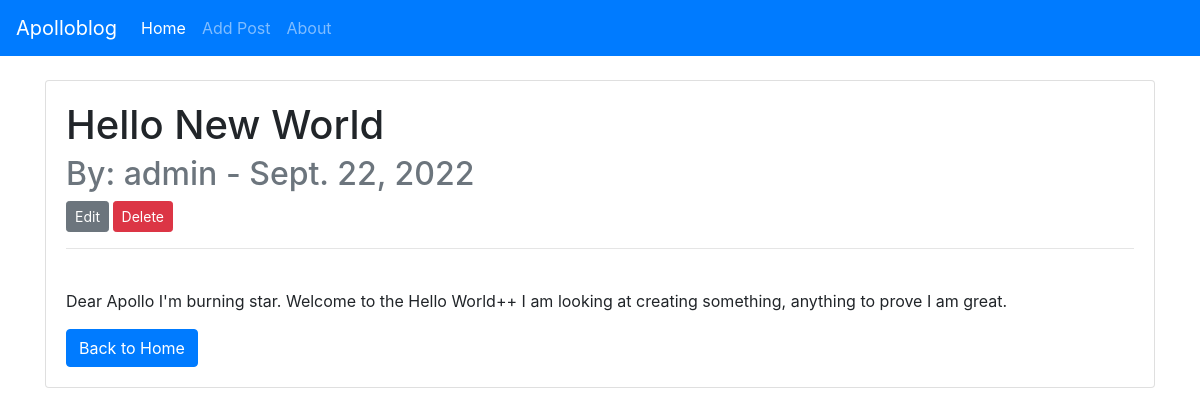
Page /article/9 on the earlier database version.
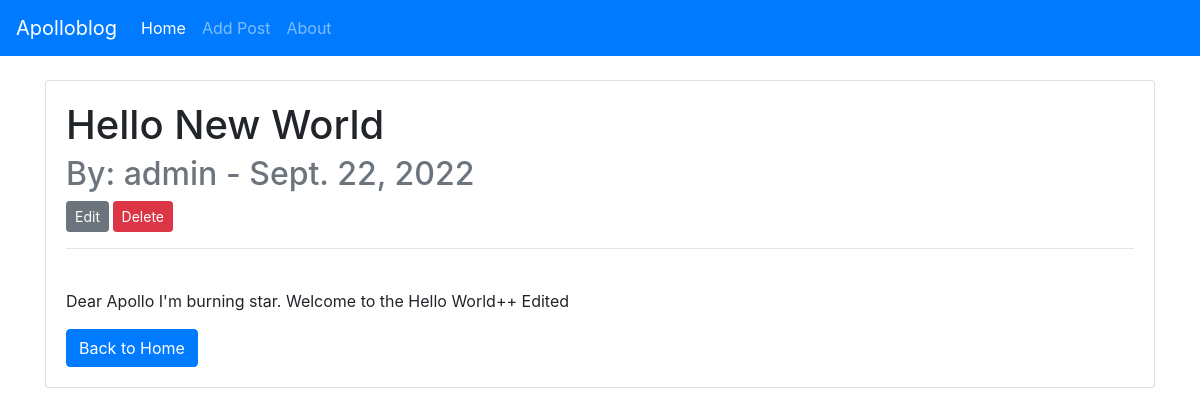
Same page on the later database version.
### blogroot/models.py (models this page shows, shortened)
class Post(models.Model):
	title = models.CharField(max_length=255) #max char length
	title_tag = models.CharField(max_length=255)
	author = models.ForeignKey(User, on_delete=models.CASCADE) #if user is deleted all related posts are
	body = models.TextField() #input field for text
	name = "Apollo Blog"
	post_date = models.DateField(auto_now_add = True)

### blogroot/views.py (the view)
# urls.py: path('article/<int:pk>', ArticleDetailView.as_view(), name='article_detail'),
class ArticleDetailView(DetailView):
	model = Post
	template_name = 'article_detail.html'

### blogroot/templates/article_detail.html (shortened to what this page needs)
{% extends 'base.html' %}
{% block content %}
<div class="card">
<div class="card-body">
<h1 class="card-title">{{ post.title }}</h1>
<h2 class="card-subtitle mb-2 text-muted">By: {{ post.author.username }} -
{{post.post_date}}</h2>
<small><a href="{% url 'update_post' post.pk %}" class="btn btn-secondary btn-sm">Edit</a>
<a href="{% url 'delete_post' post.pk %}" class="btn btn-danger btn-sm">Delete</a></small></h4>
<hr>
<br/>
<p class="card-text"> {{ post.body }}</p>
<a href="{% url 'home' %}" class="btn btn-primary"> Back to Home </a>
{% endblock %}

Differences in the rows shown:
changed Post "Hello New World": body "Dear Apollo I'm burning star. Welcome to the Hello World++ I am looking at creating something, anything to prove I am great." → "Dear Apollo I'm burning star. Welcome to the Hello World++ Edited"
